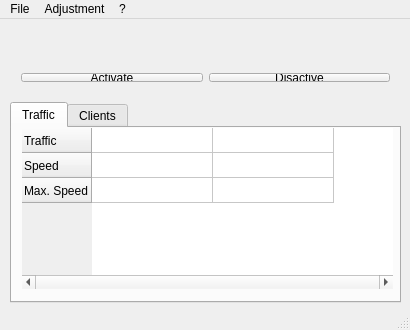
<?xml version="1.0" encoding="UTF-8"?>
<ui version="4.0">
 <class>MainWindow</class>
 <widget class="QMainWindow" name="MainWindow">
  <property name="geometry">
   <rect>
    <x>0</x>
    <y>0</y>
    <width>410</width>
    <height>330</height>
   </rect>
  </property>
  <property name="minimumSize">
   <size>
    <width>410</width>
    <height>330</height>
   </size>
  </property>
  <property name="maximumSize">
   <size>
    <width>410</width>
    <height>330</height>
   </size>
  </property>
  <property name="windowTitle">
   <string>WiFiSoftAP</string>
  </property>
  <property name="windowIcon">
   <iconset resource="images.qrc">
    <normaloff>:/pic/WiFi_logo_litle.png</normaloff>:/pic/WiFi_logo_litle.png</iconset>
  </property>
  <widget class="QWidget" name="centralWidget">
   <widget class="QLabel" name="identificator">
    <property name="geometry">
     <rect>
      <x>10</x>
      <y>5</y>
      <width>341</width>
      <height>31</height>
     </rect>
    </property>
    <property name="text">
     <string/>
    </property>
    <property name="textFormat">
     <enum>Qt::RichText</enum>
    </property>
    <property name="alignment">
     <set>Qt::AlignCenter</set>
    </property>
    <property name="wordWrap">
     <bool>true</bool>
    </property>
   </widget>
   <widget class="QTabWidget" name="tabWidget">
    <property name="geometry">
     <rect>
      <x>10</x>
      <y>83</y>
      <width>391</width>
      <height>201</height>
     </rect>
    </property>
    <property name="acceptDrops">
     <bool>true</bool>
    </property>
    <property name="autoFillBackground">
     <bool>false</bool>
    </property>
    <property name="tabShape">
     <enum>QTabWidget::Rounded</enum>
    </property>
    <property name="currentIndex">
     <number>0</number>
    </property>
    <property name="usesScrollButtons">
     <bool>false</bool>
    </property>
    <widget class="QWidget" name="traffictab">
     <attribute name="title">
      <string>Traffic</string>
     </attribute>
     <widget class="QLabel" name="inTR">
      <property name="geometry">
       <rect>
        <x>280</x>
        <y>10</y>
        <width>91</width>
        <height>16</height>
       </rect>
      </property>
      <property name="text">
       <string>0 Byte</string>
      </property>
      <property name="textFormat">
       <enum>Qt::PlainText</enum>
      </property>
      <property name="alignment">
       <set>Qt::AlignRight|Qt::AlignTrailing|Qt::AlignVCenter</set>
      </property>
     </widget>
     <widget class="QLabel" name="outTR">
      <property name="geometry">
       <rect>
        <x>280</x>
        <y>40</y>
        <width>91</width>
        <height>16</height>
       </rect>
      </property>
      <property name="text">
       <string>0 Byte</string>
      </property>
      <property name="textFormat">
       <enum>Qt::PlainText</enum>
      </property>
      <property name="alignment">
       <set>Qt::AlignRight|Qt::AlignTrailing|Qt::AlignVCenter</set>
      </property>
     </widget>
     <widget class="QTableWidget" name="TrafficTable">
      <property name="enabled">
       <bool>true</bool>
      </property>
      <property name="geometry">
       <rect>
        <x>10</x>
        <y>0</y>
        <width>371</width>
        <height>161</height>
       </rect>
      </property>
      <property name="frameShape">
       <enum>QFrame::NoFrame</enum>
      </property>
      <property name="frameShadow">
       <enum>QFrame::Sunken</enum>
      </property>
      <property name="lineWidth">
       <number>0</number>
      </property>
      <property name="verticalScrollBarPolicy">
       <enum>Qt::ScrollBarAsNeeded</enum>
      </property>
      <property name="horizontalScrollBarPolicy">
       <enum>Qt::ScrollBarAlwaysOn</enum>
      </property>
      <property name="editTriggers">
       <set>QAbstractItemView::NoEditTriggers</set>
      </property>
      <property name="dragDropOverwriteMode">
       <bool>false</bool>
      </property>
      <property name="showGrid">
       <bool>true</bool>
      </property>
      <property name="gridStyle">
       <enum>Qt::CustomDashLine</enum>
      </property>
      <attribute name="horizontalHeaderVisible">
       <bool>false</bool>
      </attribute>
      <attribute name="horizontalHeaderCascadingSectionResizes">
       <bool>false</bool>
      </attribute>
      <attribute name="horizontalHeaderDefaultSectionSize">
       <number>121</number>
      </attribute>
      <attribute name="horizontalHeaderHighlightSections">
       <bool>false</bool>
      </attribute>
      <attribute name="horizontalHeaderMinimumSectionSize">
       <number>121</number>
      </attribute>
      <attribute name="horizontalHeaderShowSortIndicator" stdset="0">
       <bool>false</bool>
      </attribute>
      <attribute name="horizontalHeaderStretchLastSection">
       <bool>false</bool>
      </attribute>
      <attribute name="verticalHeaderCascadingSectionResizes">
       <bool>false</bool>
      </attribute>
      <attribute name="verticalHeaderDefaultSectionSize">
       <number>25</number>
      </attribute>
      <attribute name="verticalHeaderHighlightSections">
       <bool>true</bool>
      </attribute>
      <attribute name="verticalHeaderMinimumSectionSize">
       <number>25</number>
      </attribute>
      <row>
       <property name="text">
        <string>Traffic</string>
       </property>
      </row>
      <row>
       <property name="text">
        <string>Speed</string>
       </property>
      </row>
      <row>
       <property name="text">
        <string>Max. Speed</string>
       </property>
      </row>
      <column>
       <property name="text">
        <string>Loading</string>
       </property>
      </column>
      <column>
       <property name="text">
        <string>Unloading</string>
       </property>
      </column>
     </widget>
    </widget>
    <widget class="QWidget" name="clientstab">
     <attribute name="title">
      <string>Clients</string>
     </attribute>
     <widget class="QTableWidget" name="Clients">
      <property name="enabled">
       <bool>true</bool>
      </property>
      <property name="geometry">
       <rect>
        <x>0</x>
        <y>0</y>
        <width>381</width>
        <height>161</height>
       </rect>
      </property>
      <property name="horizontalScrollBarPolicy">
       <enum>Qt::ScrollBarAlwaysOn</enum>
      </property>
      <property name="editTriggers">
       <set>QAbstractItemView::NoEditTriggers</set>
      </property>
      <property name="dragDropOverwriteMode">
       <bool>false</bool>
      </property>
      <property name="selectionMode">
       <enum>QAbstractItemView::NoSelection</enum>
      </property>
      <property name="showGrid">
       <bool>true</bool>
      </property>
      <property name="gridStyle">
       <enum>Qt::CustomDashLine</enum>
      </property>
      <property name="sortingEnabled">
       <bool>false</bool>
      </property>
      <property name="cornerButtonEnabled">
       <bool>false</bool>
      </property>
      <attribute name="horizontalHeaderDefaultSectionSize">
       <number>100</number>
      </attribute>
      <attribute name="horizontalHeaderMinimumSectionSize">
       <number>15</number>
      </attribute>
      <attribute name="horizontalHeaderShowSortIndicator" stdset="0">
       <bool>false</bool>
      </attribute>
      <attribute name="horizontalHeaderStretchLastSection">
       <bool>false</bool>
      </attribute>
      <attribute name="verticalHeaderVisible">
       <bool>false</bool>
      </attribute>
      <attribute name="verticalHeaderDefaultSectionSize">
       <number>20</number>
      </attribute>
      <attribute name="verticalHeaderHighlightSections">
       <bool>true</bool>
      </attribute>
      <column>
       <property name="text">
        <string>IP</string>
       </property>
      </column>
      <column>
       <property name="text">
        <string>active</string>
       </property>
      </column>
      <column>
       <property name="text">
        <string>Arrangement</string>
       </property>
      </column>
      <column>
       <property name="text">
        <string>Operates up to</string>
       </property>
      </column>
     </widget>
    </widget>
   </widget>
   <widget class="QWidget" name="layoutWidget">
    <property name="geometry">
     <rect>
      <x>10</x>
      <y>43</y>
      <width>391</width>
      <height>31</height>
     </rect>
    </property>
    <layout class="QHBoxLayout" name="horizontalLayout">
     <item>
      <widget class="QPushButton" name="Activate">
       <property name="text">
        <string>Activate</string>
       </property>
      </widget>
     </item>
     <item>
      <widget class="QPushButton" name="Disactive">
       <property name="text">
        <string>Disactive</string>
       </property>
      </widget>
     </item>
    </layout>
   </widget>
   <widget class="QLabel" name="StatusIcon">
    <property name="geometry">
     <rect>
      <x>366</x>
      <y>5</y>
      <width>31</width>
      <height>30</height>
     </rect>
    </property>
    <property name="text">
     <string/>
    </property>
   </widget>
  </widget>
  <widget class="QMenuBar" name="menuBar">
   <property name="geometry">
    <rect>
     <x>0</x>
     <y>0</y>
     <width>410</width>
     <height>24</height>
    </rect>
   </property>
   <widget class="QMenu" name="menu">
    <property name="title">
     <string>File</string>
    </property>
    <addaction name="Log"/>
    <addaction name="Exit"/>
   </widget>
   <widget class="QMenu" name="menu_3">
    <property name="title">
     <string>?</string>
    </property>
    <addaction name="AboutW"/>
   </widget>
   <widget class="QMenu" name="menu_2">
    <property name="title">
     <string>Adjustment</string>
    </property>
    <addaction name="EditorW"/>
    <addaction name="OptW"/>
   </widget>
   <addaction name="menu"/>
   <addaction name="menu_2"/>
   <addaction name="menu_3"/>
  </widget>
  <widget class="QStatusBar" name="statusBar"/>
  <action name="Exit">
   <property name="text">
    <string>close</string>
   </property>
  </action>
  <action name="EditorW">
   <property name="text">
    <string>editor</string>
   </property>
  </action>
  <action name="OptW">
   <property name="text">
    <string>Adjustments</string>
   </property>
  </action>
  <action name="HelpDOC">
   <property name="text">
    <string>documentation</string>
   </property>
  </action>
  <action name="AboutW">
   <property name="text">
    <string>About the program</string>
   </property>
  </action>
  <action name="Log">
   <property name="text">
    <string>History</string>
   </property>
  </action>
 </widget>
 <layoutdefault spacing="6" margin="11"/>
 <resources>
  <include location="images.qrc"/>
 </resources>
 <connections>
  <connection>
   <sender>Exit</sender>
   <signal>activated()</signal>
   <receiver>MainWindow</receiver>
   <slot>close()</slot>
   <hints>
    <hint type="sourcelabel">
     <x>-1</x>
     <y>-1</y>
    </hint>
    <hint type="destinationlabel">
     <x>299</x>
     <y>199</y>
    </hint>
   </hints>
  </connection>
 </connections>
</ui>
